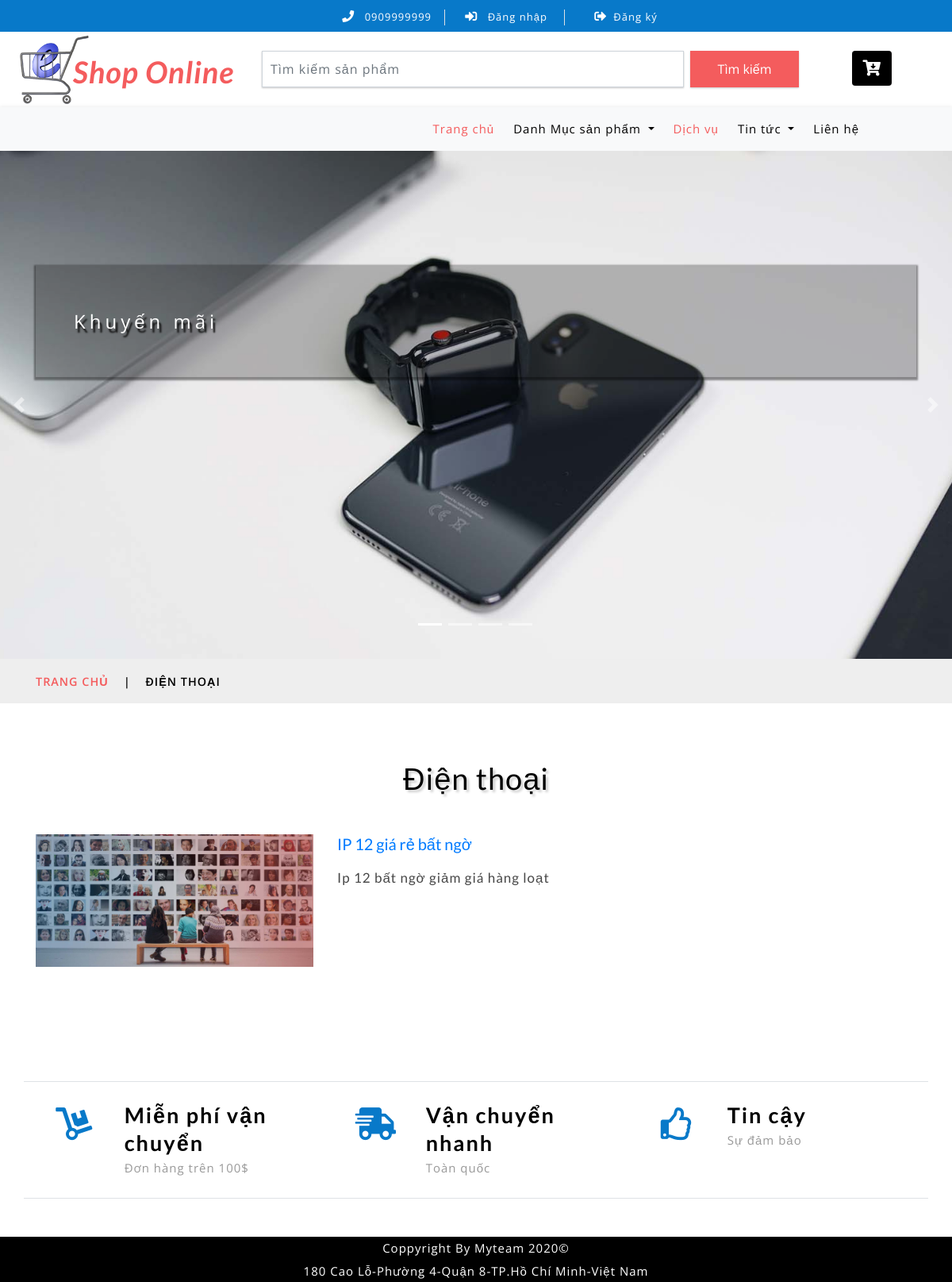
Screenshot of /?quanly=tintuc&id_tin=5 with the database file from the repository.
### tables this page shows
CREATE TABLE IF NOT EXISTS `tbl_slider` (
  `slider_id` int(11) NOT NULL AUTO_INCREMENT,
  `slider_image` varchar(100) NOT NULL,
  `slider_caption` text NOT NULL,
  `slider_active` int(11) NOT NULL DEFAULT '1',
  PRIMARY KEY (`slider_id`)
);

CREATE TABLE IF NOT EXISTS `tbl_danhmuc_tin` (
  `danhmuctin_id` int(11) NOT NULL AUTO_INCREMENT,
  `tendanhmuc` varchar(100) NOT NULL,
  PRIMARY KEY (`danhmuctin_id`)
);

CREATE TABLE IF NOT EXISTS `tbl_baiviet` (
  `baiviet_id` int(11) NOT NULL AUTO_INCREMENT,
  `tenbaiviet` varchar(100) NOT NULL,
  `tomtat` text NOT NULL,
  `noidung` text NOT NULL,
  `danhmuctin_id` int(11) NOT NULL,
  `baiviet_image` varchar(50) NOT NULL,
  PRIMARY KEY (`baiviet_id`)
);

### include/tintuc.php (the view)
<?php
	if(isset($_GET['id_tin'])){
		$id_danhmuc = $_GET['id_tin'];
	}else{
		$id_danhmuc = '';
	}
?>
	<div class="services-breadcrumb">
		<div class="agile_inner_breadcrumb">
			<div class="container">
				<ul class="w3_short">
					<li>
						<a href="index.php">Trang chủ</a>
						<i>|</i>
					</li>
					<?php
					$sql_tendanhmuc = mysqli_query($con,"SELECT * FROM tbl_danhmuc_tin WHERE danhmuctin_id='$id_danhmuc'");
					$row_danh = mysqli_fetch_array($sql_tendanhmuc);
					?>
					<li><?php echo $row_danh['tendanhmuc'] ?></li>
				</ul>
			</div>
		</div>
	</div>
	<div class="welcome py-sm-5 py-4">
		<div class="container py-xl-4 py-lg-2">
			<?php
					$sql_tendanhmuc1 = mysqli_query($con,"SELECT * FROM tbl_danhmuc_tin WHERE danhmuctin_id='$id_danhmuc'");
					$row_danh1 = mysqli_fetch_array($sql_tendanhmuc1);
					?>
			<h3 class="tittle-w3l text-center mb-lg-5 mb-sm-4 mb-3">
				<?php echo $row_danh1['tendanhmuc'] ?></h3>
			<?php
			$sql_baiviet = mysqli_query($con,"SELECT * FROM tbl_danhmuc_tin,tbl_baiviet WHERE tbl_danhmuc_tin.danhmuctin_id = tbl_baiviet.danhmuctin_id AND tbl_danhmuc_tin.danhmuctin_id='$id_danhmuc'");
			while($row_baiviet = mysqli_fetch_array($sql_baiviet)){
			?>
			<div class="row">
				<div class="col-lg-4 welcome-right-top mt-lg-0 mt-sm-5 mt-4">
					<img src="images/<?php echo $row_baiviet['baiviet_image'] ?>" class="img-fluid" alt=" ">
				</div>
				<div class="col-lg-8 welcome-left">
					<h5><a href="index.php?quanly=chitiettin&id_tin=<?php echo $row_baiviet['baiviet_id'] ?>"><?php echo $row_baiviet['tenbaiviet'] ?></a></h5>
					<h4 class="my-sm-3 my-2"><?php echo $row_baiviet['tomtat'] ?></h4>
				</div>
			</div><br>
			<?php
			}
			?>
		</div>
	</div>

### include/slider.php (shortened to what this page needs)
<div id="carouselExampleIndicators" class="carousel slide" data-ride="carousel">
	<ol class="carousel-indicators">
		<li data-target="#carouselExampleIndicators" data-slide-to="0" class="active"></li>
		<li data-target="#carouselExampleIndicators" data-slide-to="1"></li>
		<li data-target="#carouselExampleIndicators" data-slide-to="2"></li>
		<li data-target="#carouselExampleIndicators" data-slide-to="3"></li>
	</ol>
	<div class="carousel-inner">
		<?php
		$sql_slider = mysqli_query($con,"SELECT * FROM tbl_slider WHERE slider_active='1' ORDER BY slider_id");
		while($row_slider = mysqli_fetch_array($sql_slider)){
		?>
		<div class="carousel-item item1 active">
			<div class="container">
				<div class="w3l-space-banner">
					<div class="carousel-caption p-lg-5 p-sm-4 p-3">
						<p><?php echo $row_slider['slider_caption'] ?></p>
					</div>
				</div>
			</div>
		</div>
		<?php
		}
		?>
	</div>
	<a class="carousel-control-prev" href="#carouselExampleIndicators" role="button" data-slide="prev">
		<span class="carousel-control-prev-icon" aria-hidden="true"></span>
	</a>
	<a class="carousel-control-next" href="#carouselExampleIndicators" role="button" data-slide="next">
		<span class="carousel-control-next-icon" aria-hidden="true"></span>
	</a>
</div>

### css/style.css (style rules this page uses)
html, body { margin: 0; font-size: 100%; background: #fff; font-family: 'Open Sans', sans-serif; }
body a { text-decoration: none; transition: 0.5s all; -webkit-transition: 0.5s all; -moz-transition: 0.5s all; -o-transition: 0.5s all; -ms-transition: 0.5s all; }
a { transition: 0.5s all; -webkit-transition: 0.5s all; -moz-transition: 0.5s all; -o-transition: 0.5s all; -ms-transition: 0.5s all; }
h1, h2, h3, h4, h5, h6 { margin: 0; font-family: 'Lato', sans-serif; }
p { margin: 0; letter-spacing: 1px; font-size: 15px; line-height: 1.9; color: #999; font-family: 'Open Sans', sans-serif; }
ul { margin: 0; padding: 0; }
.carousel-item.item1 { background: url(../images/b1.jpg) no-repeat center; background-size: cover; -webkit-background-size: cover; -moz-background-size: cover; -o-background-size: cover; -ms-background-size: cover; }
.carousel-item.item4, .carousel-item.item3, .carousel-item.item2, .carousel-item.item1 { min-height: 640px; }
.w3l-space-banner { padding-top: 9em; }
.carousel-caption { background: rgba(16, 16, 16, 0.27); text-align: left; position: inherit; box-shadow: 0px 2px 2px 2px rgba(2, 2, 2, 0.43); }
.carousel-caption p { letter-spacing: 5px; font-size: 24px; color: #fff; text-shadow: 3px 5px 2px rgb(12, 12, 12); }
.carousel-indicators { bottom: 4%; }
.carousel-indicators li { cursor: pointer; }
h3.tittle-w3l { color: #000; font-size: 38px; letter-spacing: 1px; text-shadow: 3px 3px 3px rgba(0, 0, 0, 0.19); }
ul.w3_short li { display: inline-block; text-transform: uppercase; color: #000; font-size: 0.9em; font-weight: 600; letter-spacing: 1px; }
ul.w3_short li a { color: #F45C5D; text-decoration: none; }
.services-breadcrumb { padding: 0; background: #eee; text-align: center; }
.services-breadcrumb ul li i { padding: 0 1em; }
ul.w3_short { text-align: left; padding: 16px 0; }
.welcome-left h4 { color: #464646; font-size: 17px; line-height: 1.8; letter-spacing: 1px; }
@media (max-width: 1366px) { .carousel-control-prev, .carousel-control-next { width: 4%; } }

### css/flexslider.css (style rules this page uses)
.carousel li { margin-right: 5px; }

### rows the page displays
tbl_slider: slider_caption "Khuyến mãi"
tbl_danhmuc_tin: tendanhmuc "ĐIỆN THOẠI", tendanhmuc "Điện thoại"
tbl_baiviet: baiviet_image (picture), tenbaiviet "IP 12 giá rẻ bất ngờ", tomtat "Ip 12 bất ngờ giảm giá hàng loạt"
